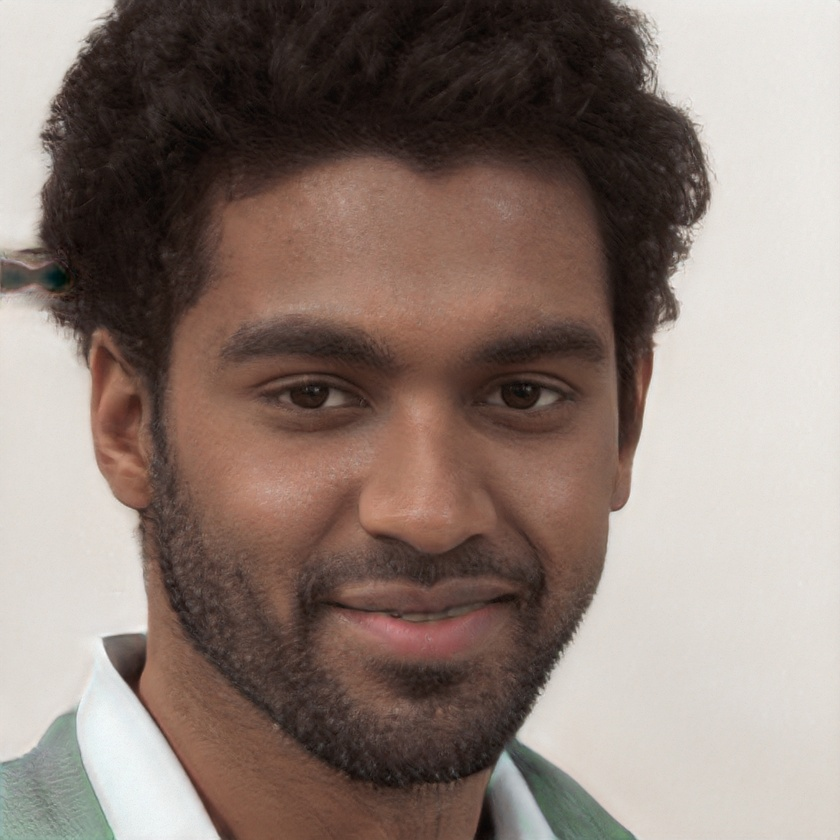
#> input picture 099509.jpg, 840 x 840 px, shrunk from 1024 x 1024 before the run, found by its file name
$ jupyter execute Identificacion2b.ipynb   (shell and % lines are left out)
#> lines starting #> are read from the running program, lines starting #| are printed output that depends on the picture; after the words box and inside, x2 and y2 are one past the last pixel; in counts of white or black regions, pixels touching at a corner belong together
[cell 1]
import cv2
import imageio
import numpy as np
import matplotlib.pyplot as plt

## Metodo de identificacion de la pupila mediante los centros de esclerotica
### - Se utiliza el metodo del espectro HSV para definir la zona blanca de la esclerotica
### - Se identifca el lado izquierdo y derecho de la esclerotica ,  se calcula los centros de partes de la escleroticas mediante encierro de circunferencias ,para luego sacar el punto medio de ambos

## Identificando donde esta ubicado la cara

[cell 2]
Clasifica_Cara = cv2.CascadeClassifier(cv2.data.haarcascades +"haarcascade_frontalface_default.xml")
Clasifica_Ojos = cv2.CascadeClassifier(cv2.data.haarcascades +'haarcascade_eye_tree_eyeglasses.xml')
Imagen = cv2.imread('../PDITARRAGA/099509.jpg')
#> Imagen is the input picture: shape (840, 840, 3); mean B, G, R 115.1, 123, 139.3
Filas,Columnas,Canales=Imagen.shape
#> Filas = 840; Columnas = 840; Canales = 3
Min_SizeFila=round(0.1*Filas)
#> Min_SizeFila = 84
Min_SizeCol=round(0.1*Columnas)
#> Min_SizeCol = 84
Max_SizeFila=round(0.6*Filas)
#> Max_SizeFila = 504
Max_SizeCol=round(0.6*Columnas)
#> Max_SizeCol = 504
imag_gray = cv2.cvtColor(Imagen, cv2.COLOR_BGR2GRAY)
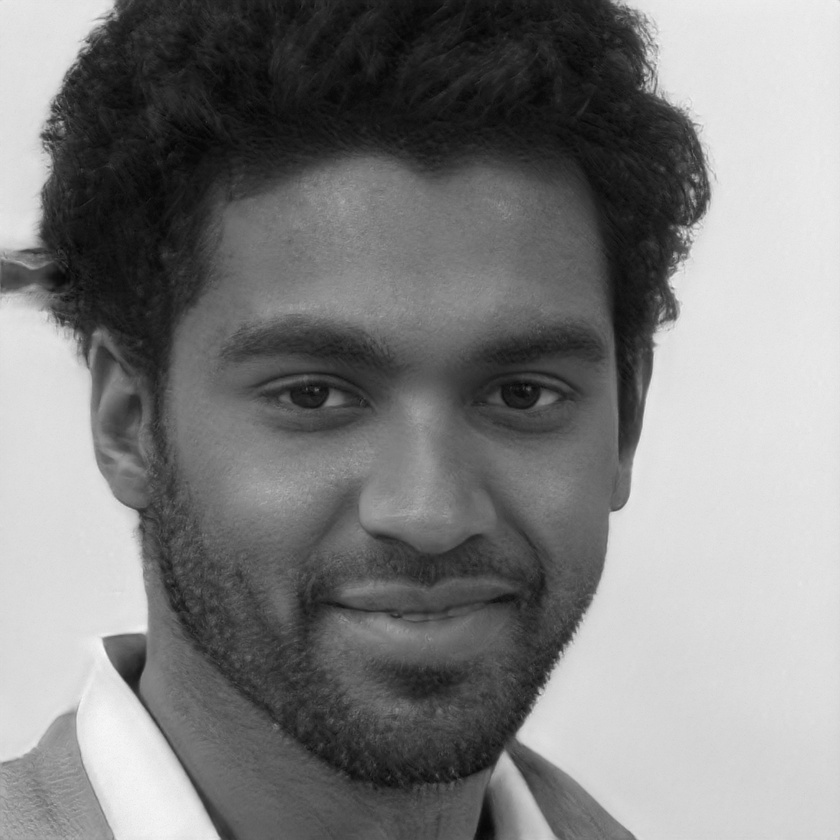
#> imag_gray: shape (840, 840); min 2, max 251, mean 127
Detecta_cara = Clasifica_Cara.detectMultiScale(imag_gray, 1.1, 5)
#> Detecta_cara = [[137, 169, 569, 569]]
## Se obtenie los limites de la cara
cordx=Detecta_cara[0,0] # corrdenadas de columnas
#> cordx = 137
cordy=Detecta_cara[0,1]
#> cordy = 169
ancho_cara=Detecta_cara[0,2]
#> ancho_cara = 569
largo_cara=Detecta_cara[0,3]
#> largo_cara = 569
image_cuadro=cv2.rectangle(Imagen,(cordx,cordy),(cordx+ancho_cara,cordy+largo_cara),(0,200,0),2)
#
rgb_img = cv2.cvtColor(Imagen, cv2.COLOR_BGR2RGB)
## Definicion de tamanos
plt.figure(figsize = (20,10))
plt.imshow(rgb_img)

## Definiendo la ubicacion de los ojos

[cell 3]
sector_ojos=round(largo_cara/2)
#> sector_ojos = 284
Cuadro_cara=Imagen[cordy:cordy+sector_ojos,cordx:cordx+ancho_cara]
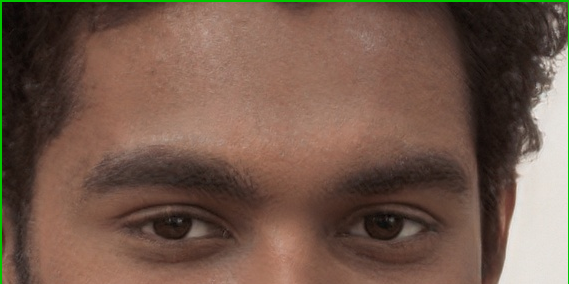
#> Cuadro_cara: shape (284, 569, 3); mean B, G, R 75.3, 89.3, 114.7
Cara_Gray=cv2.cvtColor(Cuadro_cara, cv2.COLOR_BGR2GRAY)
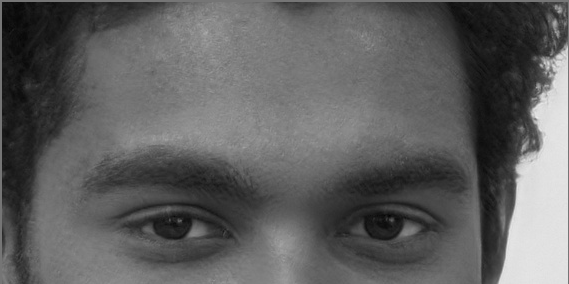
#> Cara_Gray: shape (284, 569); min 2, max 236, mean 95.3
Ojos = Clasifica_Ojos.detectMultiScale(Cara_Gray)
#> Ojos = [[341, 181, 92, 92], [125, 177, 98, 98]]
# Coordenadas del primer ojo
Ojo1cordx=Ojos[0,0] # corrdenadas de columnas
#> Ojo1cordx = 341
Ojo1cordy=Ojos[0,1]
#> Ojo1cordy = 181
ancho_ojo1=Ojos[0,2]
#> ancho_ojo1 = 92
largo_ojo1=Ojos[0,3]
#> largo_ojo1 = 92
x0_ojo1=cordx+Ojo1cordx
#> x0_ojo1 = 478
y0_ojo1=cordy+Ojo1cordy
#> y0_ojo1 = 350
ojo1=cv2.rectangle(Imagen,(x0_ojo1,y0_ojo1),(x0_ojo1+ancho_ojo1,y0_ojo1+largo_ojo1),(0,200,0),2)
rgb_img = cv2.cvtColor(Imagen, cv2.COLOR_BGR2RGB)
# corrdenadas segundo ojo
Ojo2cordx=Ojos[1,0]
#> Ojo2cordx = 125
Ojo2cordy=Ojos[1,1]
#> Ojo2cordy = 177
ancho_ojo2=Ojos[1,2]
#> ancho_ojo2 = 98
largo_ojo2=Ojos[1,3]
#> largo_ojo2 = 98
ojo2=cv2.rectangle(Imagen,(cordx+Ojo2cordx,cordy+Ojo2cordy),(cordx+Ojo2cordx+ancho_ojo2,cordy+Ojo2cordy+largo_ojo2),(0,200,0),2)
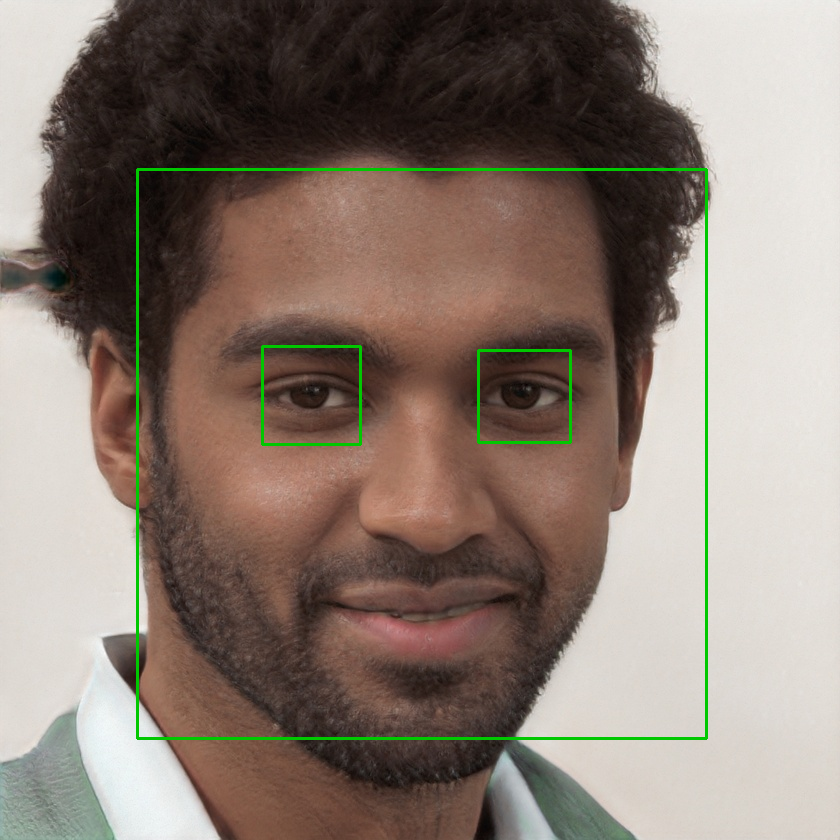
#> ojo2: shape (840, 840, 3); mean B, G, R 113.8, 124.2, 137.7
rgb_img = cv2.cvtColor(Imagen, cv2.COLOR_BGR2RGB)
## Definicion de tamanos
plt.figure(figsize = (20,10))
plt.imshow(rgb_img)

## Ahora se busca objetivamente dentro de los ojos
### Ojo izquierdo (Ojo1)

[cell 4]
Imagen_Ojo = cv2.imread('../PDITARRAGA/099509.jpg')
rgb_img2 = cv2.cvtColor(Imagen_Ojo, cv2.COLOR_BGR2RGB)
## Definicion de tamanos
cuadro_ojo1=rgb_img2[y0_ojo1:y0_ojo1+ancho_ojo1,x0_ojo1:x0_ojo1+largo_ojo1]
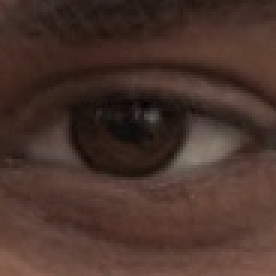
#> cuadro_ojo1: shape (92, 92, 3) (shown 3 times larger); mean R, G, B 73.6, 51.7, 43.8

plt.imshow(cuadro_ojo1)

[cell 5]
BlancoBajo = np.array([0, 0, 0], np.uint8)
BlancoAlto = np.array([255, 40, 255], np.uint8)
frameHSV = cv2.cvtColor(cuadro_ojo1, cv2.COLOR_BGR2HSV)
#> frameHSV: shape (92, 92, 3); mean H, S, V 111.7, 106.3, 73.6
maskBlanco = cv2.inRange(frameHSV, BlancoBajo,BlancoAlto)
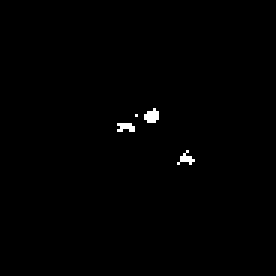
#> maskBlanco: shape (92, 92) (shown 3 times larger); 0.54% white in thin lines or dots, all inside (x1, y1, x2, y2) = (39, 36, 65, 55)
## Encontrando los contornos
contornos,_ = cv2.findContours(maskBlanco, cv2.RETR_EXTERNAL,cv2.CHAIN_APPROX_SIMPLE) ## Bordes externos,
#> contornos = 4 contours, all with area under 20
#contornos = sorted(contornos, key=cv2.contourArea, reverse=True)
#cv2.drawContours(frame, contornos, -1, (255,0,0), 3)
maskcontornos = cv2.drawContours(maskBlanco, contornos, -1, (0,255,75), 2)
#> maskcontornos: shape (92, 92); every value is 0
print(len(contornos))
#| 4
plt.imshow(maskcontornos, cmap=plt.cm.gray)

[cell 6]
(x1,y1),radius1 = cv2.minEnclosingCircle(contornos[0])
#> x1 = 61.32; y1 = 52.62; radius1 = 2.7
centro1 = (int(x1),int(y1))
#> centro1 = (61, 52)
radio1 = int(radius1)
#> radio1 = 2
(x2,y2),radius2 = cv2.minEnclosingCircle(contornos[1])
#> x2 = 41.5; y2 = 42; radius2 = 2.69
centro1 = (int(x2),int(y2))
#> centro1 = (41, 42)
radio2 = int(radius2)
#> radio2 = 2
xcent_ojo1=round((x1+x2)/2)
#> xcent_ojo1 = 51
ycent_ojo1=round((y1+y2)/2)
#> ycent_ojo1 = 47
imgWC = cv2.circle(cuadro_ojo1,(xcent_ojo1,ycent_ojo1),6,(0,0,255))
plt.imshow(imgWC)
